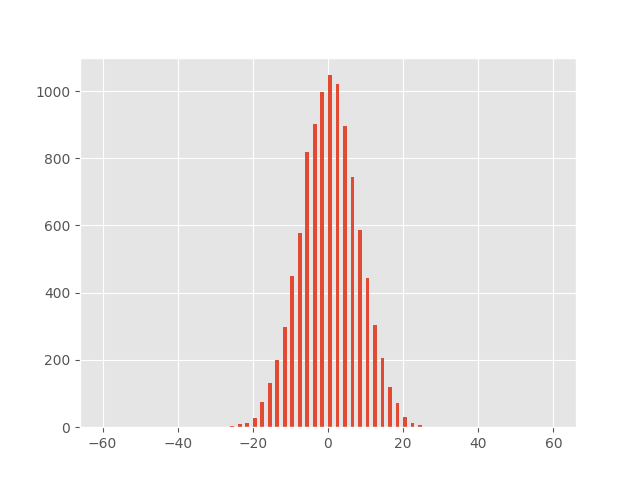

Python code for this plot:
import numpy as np
import matplotlib.pyplot as plt
plt.style.use("ggplot")

M = 10**4
N = 60

def random_int():
    """Returns -1 or 1 randomly"""
    return 1 if np.random.random() < 0.5 else -1

net_spins = np.zeros(M)
for i in range(M):
    net_spins[i] = np.sum([random_int() for i in range(N)])

x = np.arange(-N, N+1)
plt.hist(net_spins, x)
plt.savefig("oblig1_23.png")


plt.show()


